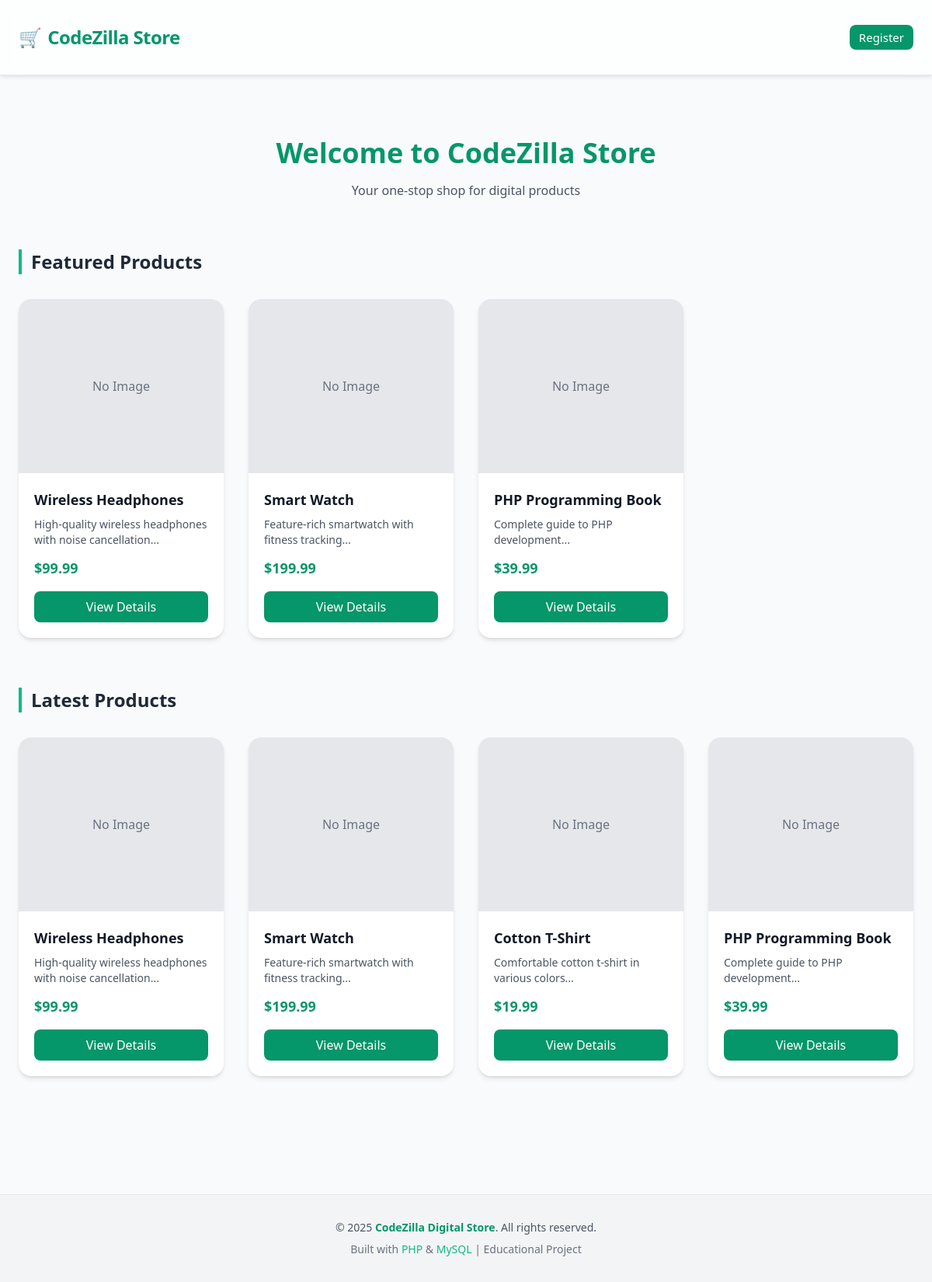
The page / on the database its author committed.
### tables this page shows
CREATE TABLE IF NOT EXISTS products (
    id INT AUTO_INCREMENT PRIMARY KEY,
    category_id INT NOT NULL,
    name VARCHAR(200) NOT NULL,
    slug VARCHAR(200) UNIQUE NOT NULL,
    description TEXT,
    price DECIMAL(10, 2) NOT NULL,
    sale_price DECIMAL(10, 2),
    stock INT DEFAULT 0,
    image VARCHAR(255),
     
    is_featured TINYINT(1) DEFAULT 0,
    is_active TINYINT(1) DEFAULT 1,
    created_at TIMESTAMP DEFAULT CURRENT_TIMESTAMP,
    updated_at TIMESTAMP DEFAULT CURRENT_TIMESTAMP ON UPDATE CURRENT_TIMESTAMP,
     
     
    FOREIGN KEY (category_id) REFERENCES categories(id) ON DELETE CASCADE,
    INDEX idx_category (category_id),
    INDEX idx_slug (slug),
    INDEX idx_active (is_active),
    INDEX idx_featured (is_featured)
);

### app/helpers/SessionHelper.php (called while the page is built, shortened)
<?php
class SessionHelper {
    public static function has($key) {
        return isset($_SESSION[$key]);
    }
    public static function isLoggedIn() {
        return self::has('user_id');
    }
}

### config/database.php (called while the page is built, shortened)
<?php
class Database {
    private static $instance = null;
    private $connection;
    private function __construct() {
        try {
            $dsn = "mysql:host=" . DB_HOST . ";dbname=" . DB_NAME . ";charset=" . DB_CHARSET;
            $options = [
                PDO::ATTR_ERRMODE => PDO::ERRMODE_EXCEPTION,
                PDO::ATTR_DEFAULT_FETCH_MODE => PDO::FETCH_ASSOC,
                PDO::ATTR_EMULATE_PREPARES => false,
            ];
            $this->connection = new PDO($dsn, DB_USER, DB_PASS, $options);
        } catch (PDOException $e) {
            die("فشل الاتصال بقاعدة البيانات: " . $e->getMessage());
        }
    }
    public static function getInstance() {
        if (self::$instance === null) {
            self::$instance = new self();
        }
        return self::$instance;
    }
    public function getConnection() {
        return $this->connection;
    }
}

### app/models/Product.php (called while the page is built, shortened)
<?php
class Product {
    private $db;
    private $table = 'products';
    public function __construct() {
        $this->db = Database::getInstance()->getConnection();
    }
    public function getAll($filters = [], $limit = null, $offset = 0) {
        $sql = "SELECT p.*, c.name as category_name
                FROM {$this->table} p
                LEFT JOIN categories c ON p.category_id = c.id
                WHERE 1=1";
        $params = [];
        if (isset($filters['is_active'])) {
            $sql .= " AND p.is_active = ?";
            $params[] = $filters['is_active'];
        }
        if (isset($filters['is_featured'])) {
            $sql .= " AND p.is_featured = ?";
            $params[] = $filters['is_featured'];
        }
        $sql .= " ORDER BY p.created_at DESC";
        if ($limit) {
            $sql .= " LIMIT {$limit} OFFSET {$offset}";
        }
        $stmt = $this->db->prepare($sql);
        $stmt->execute($params);
        return $stmt->fetchAll();
    }
    public function getFeatured($limit = 8) {
        return $this->getAll(['is_featured' => 1, 'is_active' => 1], $limit);
    }
    public function getLatest($limit = 12) {
        return $this->getAll(['is_active' => 1], $limit);
    }
}

### views/home/index.php (the view)
<h1 class="text-4xl font-bold text-center mt-10 mb-4 text-emerald-600 dark:text-emerald-400">
    Welcome to CodeZilla Store
</h1>
<p class="text-center text-gray-600 dark:text-gray-400 mb-12">
    Your one-stop shop for digital products
</p>
<?php if (!empty($featuredProducts)): ?>
<section class="my-16">
    <h2 class="text-2xl font-semibold mb-6 text-gray-800 dark:text-gray-200 border-l-4 border-emerald-500 pl-3">
        Featured Products
    </h2>
    <div class="grid grid-cols-1 sm:grid-cols-2 md:grid-cols-3 lg:grid-cols-4 gap-8">
        <?php foreach ($featuredProducts as $product): ?>
            <div class="bg-white dark:bg-gray-800 rounded-2xl shadow-md hover:shadow-lg transition overflow-hidden">
                <?php if ($product['image']): ?>
                    <img
                        src="<?php echo APP_URL; ?>/uploads/<?php echo $product['image']; ?>"
                        alt="<?php echo htmlspecialchars($product['name']); ?>"
                        class="w-full h-56 object-cover"
                    >
                <?php else: ?>
                    <div class="w-full h-56 bg-gray-200 dark:bg-gray-700 flex items-center justify-center text-gray-500">
                        No Image
                    </div>
                <?php endif; ?>
                <div class="p-5">
                    <h3 class="text-lg font-semibold mb-2 text-gray-900 dark:text-gray-100">
                        <?php echo htmlspecialchars($product['name']); ?>
                    </h3>
                    <p class="text-sm text-gray-600 dark:text-gray-400 mb-3">
                        <?php echo htmlspecialchars(substr($product['description'], 0, 100)); ?>...
                    </p>
                    <p class="text-lg font-bold text-emerald-600 dark:text-emerald-400 mb-4">
                        $<?php echo number_format($product['sale_price'] ?? $product['price'], 2); ?>
                    </p>
                    <a
                        href="<?php echo APP_URL; ?>/products/show/<?php echo $product['slug']; ?>"
                        class="inline-block w-full text-center px-4 py-2 rounded-lg bg-emerald-600 text-white font-medium hover:bg-emerald-700 transition"
                    >
                        View Details
                    </a>
                </div>
            </div>
        <?php endforeach; ?>
    </div>
</section>
<?php endif; ?>
<?php if (!empty($latestProducts)): ?>
<section class="my-16">
    <h2 class="text-2xl font-semibold mb-6 text-gray-800 dark:text-gray-200 border-l-4 border-emerald-500 pl-3">
        Latest Products
    </h2>
    <div class="grid grid-cols-1 sm:grid-cols-2 md:grid-cols-3 lg:grid-cols-4 gap-8">
        <?php foreach ($latestProducts as $product): ?>
            <div class="bg-white dark:bg-gray-800 rounded-2xl shadow-md hover:shadow-lg transition overflow-hidden">
                <?php if ($product['image']): ?>
                    <img
                        src="<?php echo APP_URL; ?>/uploads/<?php echo $product['image']; ?>"
                        alt="<?php echo htmlspecialchars($product['name']); ?>"
                        class="w-full h-56 object-cover"
                    >
                <?php else: ?>
                    <div class="w-full h-56 bg-gray-200 dark:bg-gray-700 flex items-center justify-center text-gray-500">
                        No Image
                    </div>
                <?php endif; ?>
                <div class="p-5">
                    <h3 class="text-lg font-semibold mb-2 text-gray-900 dark:text-gray-100">
                        <?php echo htmlspecialchars($product['name']); ?>
                    </h3>
                    <p class="text-sm text-gray-600 dark:text-gray-400 mb-3">
                        <?php echo htmlspecialchars(substr($product['description'], 0, 100)); ?>...
                    </p>
                    <p class="text-lg font-bold text-emerald-600 dark:text-emerald-400 mb-4">
                        $<?php echo number_format($product['sale_price'] ?? $product['price'], 2); ?>
                    </p>
                    <a
                        href="<?php echo APP_URL; ?>/products/show/<?php echo $product['slug']; ?>"
                        class="inline-block w-full text-center px-4 py-2 rounded-lg bg-emerald-600 text-white font-medium hover:bg-emerald-700 transition"
                    >
                        View Details
                    </a>
                </div>
            </div>
        <?php endforeach; ?>
    </div>
</section>
<?php endif; ?>

### public/index.php (shortened to what this page needs)
<?php
require_once __DIR__ . '/../config/database.php';
require_once __DIR__ . '/../app/helpers/SessionHelper.php';
require_once __DIR__ . '/../app/helpers/ValidationHelper.php';
require_once __DIR__ . '/../app/models/Product.php';
require_once __DIR__ . '/../app/controllers/HomeController.php';
$method = 'index';
$params = [];
try {
    $controllerInstance = new $controller();
    if (method_exists($controllerInstance, $method)) {
        call_user_func_array([$controllerInstance, $method], $params);
    } else {
        $homeController = new HomeController();
        $homeController->notFound();
    }
} catch (Exception $e) {
    if (APP_ENV === 'development') {
        die("Error: " . $e->getMessage());
    } else {
        die("An error occurred. Please try again later.");
    }
}

### app/controllers/HomeController.php (shortened to what this page needs)
<?php
class HomeController {
    public function index() {
        $productModel = new Product();
        $categoryModel = new Category();
        $featuredProducts = $productModel->getFeatured(8);
        $latestProducts = $productModel->getLatest(12);
        $categories = $categoryModel->getAll(true);
        $data = [
            'title' => 'Home',
            'featuredProducts' => $featuredProducts,
            'latestProducts' => $latestProducts,
            'categories' => $categories
        ];
        $this->view('home/index', $data);
    }
    protected function view($view, $data = []) {
        extract($data);
        $viewFile = __DIR__ . '/../../views/' . $view . '.php';
        if (file_exists($viewFile)) {
            require_once __DIR__ . '/../../views/layouts/header.php';
            require_once $viewFile;
            require_once __DIR__ . '/../../views/layouts/footer.php';
        } else {
            die("View not found: {$view}");
        }
    }
}

### views/layouts/header.php (shortened to what this page needs)
<!DOCTYPE html>
<html lang="en" class="scroll-smooth">
<head>
    <link rel="stylesheet" href="<?php echo APP_URL; ?>/css/style.css">
    <script src="https://cdn.tailwindcss.com"></script>
</head>
<body class="bg-gray-50 text-gray-800 dark:bg-gray-900 dark:text-gray-200 transition-all duration-300">
    <header class="sticky top-0 z-50 bg-white/70 dark:bg-gray-800/70 backdrop-blur-md border-b border-gray-200 dark:border-gray-700">
        <nav class="max-w-7xl mx-auto flex items-center justify-between px-6 py-4">
            <a href="<?php echo APP_URL; ?>/" class="text-2xl font-bold tracking-tight text-emerald-600 dark:text-emerald-400 flex items-center gap-2">
                🛒 <span>CodeZilla Store</span>
            </a>
            <ul class="flex items-center gap-6 text-[15px] font-medium">
                <li><a href="<?php echo APP_URL; ?>/" class="hover:text-emerald-500 transition">Home</a></li>
                <li><a href="<?php echo APP_URL; ?>/products" class="hover:text-emerald-500 transition">Products</a></li>
                <li><a href="<?php echo APP_URL; ?>/cart" class="hover:text-emerald-500 transition">Cart</a></li>
                <?php if (SessionHelper::isLoggedIn()): ?>
                    <li><a href="<?php echo APP_URL; ?>/orders" class="hover:text-emerald-500 transition">My Orders</a></li>
                    <?php if (SessionHelper::isAdmin()): ?>
                        <li><a href="<?php echo APP_URL; ?>/admin/dashboard" class="hover:text-emerald-500 transition">Admin</a></li>
                    <?php endif; ?>
                    <li>
                        <a href="<?php echo APP_URL; ?>/logout" class="px-3 py-1.5 rounded-lg bg-emerald-600 text-white hover:bg-emerald-700 transition">
                            Logout (<?php echo SessionHelper::getUserName(); ?>)
                        </a>
                    </li>
                <?php else: ?>
                    <li><a href="<?php echo APP_URL; ?>/login" class="hover:text-emerald-500 transition">Login</a></li>
                    <li>
                        <a href="<?php echo APP_URL; ?>/register" class="px-3 py-1.5 rounded-lg bg-emerald-600 text-white hover:bg-emerald-700 transition">
                            Register
                        </a>
                    </li>
                <?php endif; ?>
            </ul>
        </nav>
    </header>
    <main class="max-w-7xl mx-auto px-6 py-10 min-h-[70vh]">

### views/layouts/footer.php (shortened to what this page needs)
    </main>
    <footer class="mt-12 border-t border-gray-200 dark:border-gray-700 bg-gray-100 dark:bg-gray-800 py-8">
        <div class="max-w-7xl mx-auto px-6 text-center space-y-2">
            <p class="text-sm text-gray-600 dark:text-gray-400">
                &copy; <?php echo date('Y'); ?>
                <span class="font-semibold text-emerald-600 dark:text-emerald-400">CodeZilla Digital Store</span>.
                All rights reserved.
            </p>
            <p class="text-sm text-gray-500 dark:text-gray-500">
                Built with <span class="font-medium text-emerald-500">PHP</span> & <span class="font-medium text-emerald-500">MySQL</span> | Educational Project
            </p>
        </div>
    </footer>
</body>
</html>

### public/css/style.css (style rules this page uses)
* { margin: 0; padding: 0; box-sizing: border-box; }
:root { --primary-color: #3498db; --secondary-color: #2ecc71; --danger-color: #e74c3c; --warning-color: #f39c12; --dark-color: #2c3e50; --light-color: #ecf0f1; --text-color: #333; --border-color: #ddd; }
body { font-family: 'Segoe UI', Tahoma, Geneva, Verdana, sans-serif; line-height: 1.6; color: var(--text-color); background-color: #f8f9fa; }
header { background: var(--dark-color); color: white; padding: 1rem 0; box-shadow: 0 2px 5px rgba(0,0,0,0.1); }
nav { display: flex; justify-content: space-between; align-items: center; }
nav ul { display: flex; list-style: none; gap: 2rem; }
nav a { color: white; text-decoration: none; transition: color 0.3s; }
.grid { display: grid; grid-template-columns: repeat(auto-fill, minmax(280px, 1fr)); gap: 2rem; margin: 2rem 0; }
footer { background: var(--dark-color); color: white; text-align: center; padding: 2rem 0; margin-top: 3rem; }

### rows shown on the page
products: shows "No Image", name "Wireless Headphones", description "High-quality wireless headphones with noise cancellation", price "99.99"
products: shows "No Image", name "Smart Watch", description "Feature-rich smartwatch with fitness tracking", price "199.99"
products: shows "No Image", name "PHP Programming Book", description "Complete guide to PHP development", price "39.99"
products: shows "No Image", name "Cotton T-Shirt", description "Comfortable cotton t-shirt in various colors", price "19.99"
